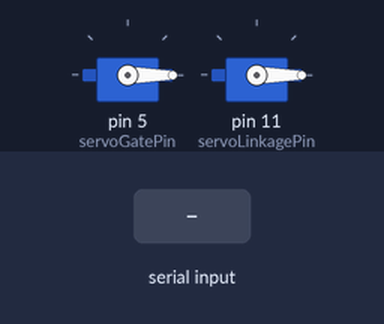
Simulated run of this sketch. Board: Arduino Uno, built with avr-gcc and run on an emulated ATmega328P. Shown: 2 × servo. The inputs (shaded band) are chosen by the test bench.

Above: at 1.2 s.
1.3 s: "h" received over Serial
At 1.8 s:
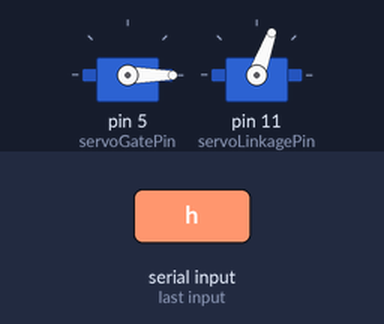
2.8 s: "l" received over Serial
At 4.1 s:
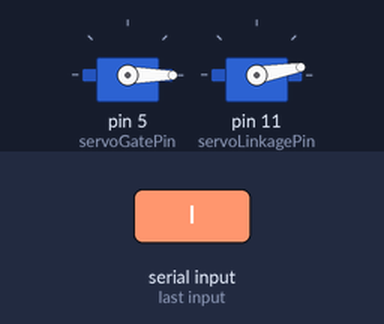
Timing chart, 0 to 5.8 s (numbered marks = the images above; inputs shaded):
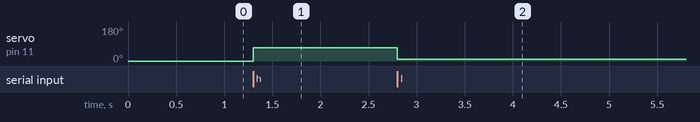

Measured:
- after the input at 1.3 s, servo on pin 11 (servoLinkagePin): 0° → 70° at once
- after the input at 2.8 s, servo on pin 11 (servoLinkagePin): 70° → 10° at once

The sketch:

mathhewsamazingcode.ino
```cpp
#include <Servo.h>

Servo servoGate; Servo servoLinkage;

int servoGatePin = 5; int servoLinkagePin = 11;

int val;

void setup() {
  // put your setup code here, to run once:

  servoGate.attach(servoGatePin);
  servoLinkage.attach(servoLinkagePin);
  servoGate.write(0);
  servoLinkage.write(0);

  Serial.begin(9600);
}

void loop() {
  // put your main code here, to run repeatedly:
if (Serial.available()){
  val = Serial.read();

if (val == 'h'){
 // for (int angle = 0; angle <= 70; angle += 1) {  // rotate slowly from 0 degrees to 120 degrees, one by one degree
    // in steps of 1 degree
    servoLinkage.write(70);  // control servo to go to position in variable 'angle'
    delay(10);         // waits 10ms for the servo to reach the position
  //}
}

if (val == 'l'){
 // for (int angle = 70; angle >= 0; angle -= 1) {  // rotate from 120 degrees to 0 degrees, one by one degree
    servoLinkage.write(10);                        // control servo to go to position in variable 'angle'
    delay(10);                               // waits 10ms for the servo to reach the position
  }
 // delay(10000);
}
}
//}
```
